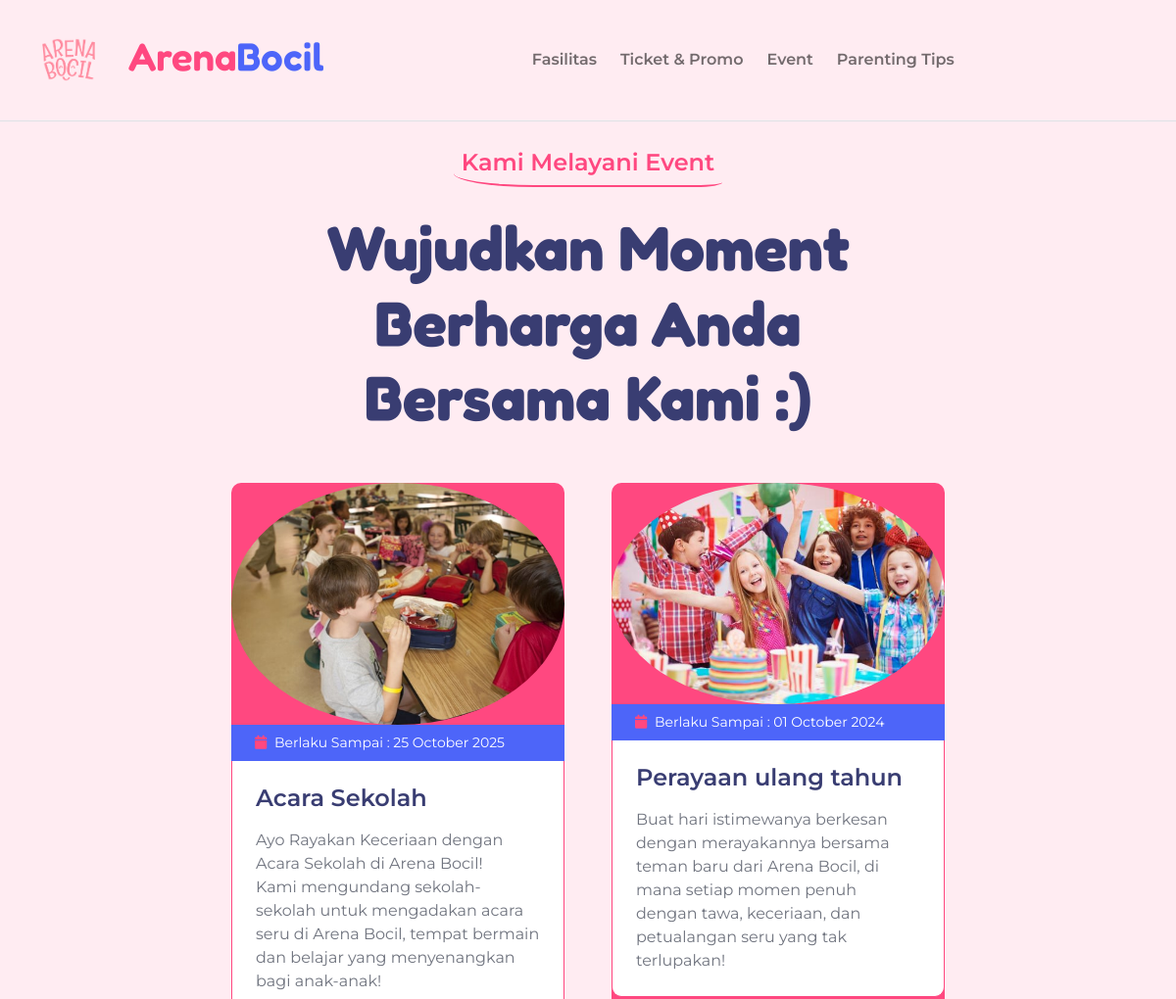
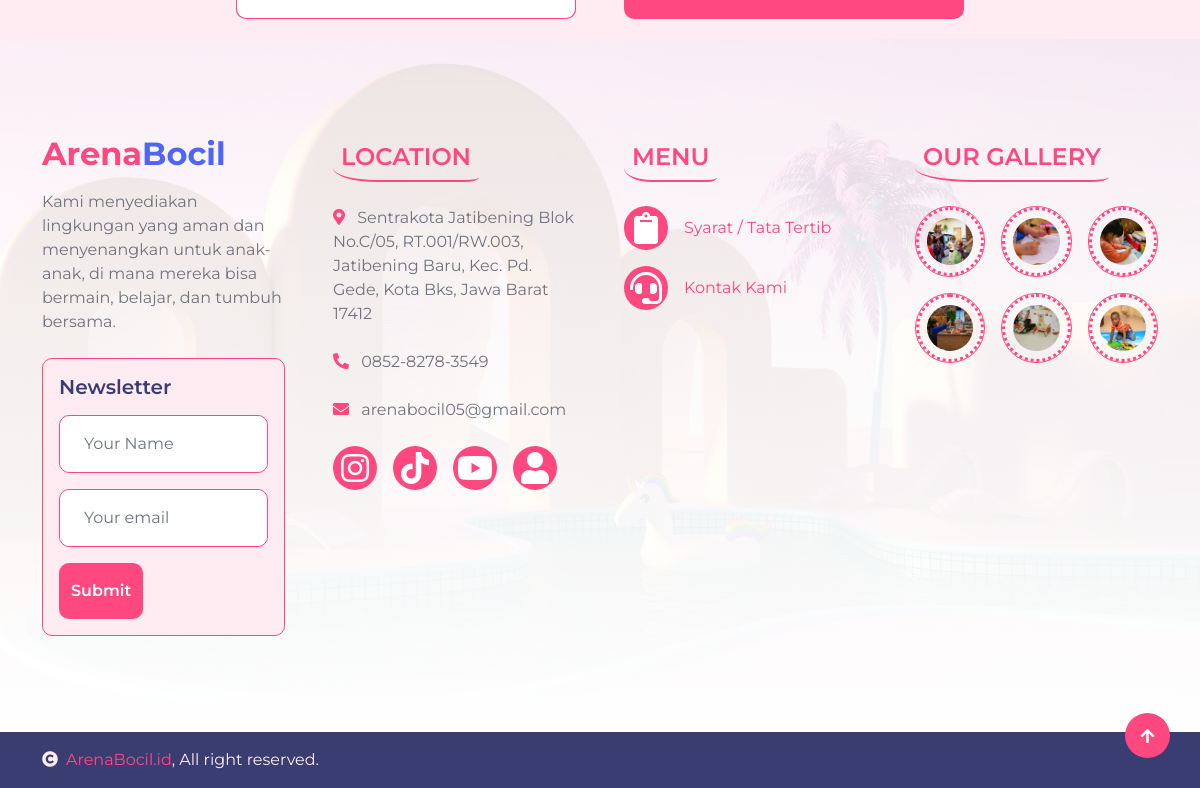
The app's page /index.php/home/events with its own data (2 pictures, top to bottom).
### tables this page shows
CREATE TABLE `event` (
  `id` int NOT NULL AUTO_INCREMENT,
  `sku` varchar(10) NOT NULL,
  `title` varchar(100) NOT NULL,
  `content` text NOT NULL,
  `t_c` text NOT NULL,
  `date_created` date NOT NULL,
  `event_start` date NOT NULL,
  `event_end` date NOT NULL,
  `img_url` varchar(50) NOT NULL,
  `status` tinyint(1) NOT NULL DEFAULT '0',
  PRIMARY KEY (`id`)
);

### application/controllers/Home.php (called while the page is built, shortened)
<?php
class Home extends CI_Controller
{
   public function events()
   {
      $events = new Event();
      $events->index();
   }
}
class Event extends CI_Controller
{
   public function __construct()
   {
      $this->load->helper('url');
      $this->load->model('Events_model', 'eventModel');
   }
   public function index()
   {
      $data['title'] = 'Events';
      $data['event'] = $this->eventModel->get_event();
      $this->load->view('base/header', $data);
      $this->load->view('base/navbar', $data);
      $this->load->view('public/news/V_news', $data);
      $this->load->view('public/news/news-js', $data);
      $this->load->view('base/footer');
   }
}

### index.php (called while the page is built, shortened)
<?php
require_once BASEPATH.'core/CodeIgniter.php';

### application/models/Events_model.php (called while the page is built, shortened)
<?php
class Events_model extends CI_Model
{
   function get_event()
   {
      $this->db->order_by('date_created', 'DESC');
      $data = $this->db->get('event')->result();
      return $data;
   }
}

### application/views/public/news/V_news.php (the view, shortened to what this page needs)
<div class="container-fluid events py-1 bg-light">
   <div class="container py-3">
      <div class="mx-auto text-center wow fadeIn" data-wow-delay="0.1s" style="max-width: 700px;">
         <h4 class="text-primary mb-4 border-bottom border-primary border-2 d-inline-block p-2 title-border-radius">Kami Melayani Event</h4>
         <h1 class="mb-5 display-3">Wujudkan Moment Berharga Anda Bersama Kami :)</h1>
      </div>
      <div class="row g-5 justify-content-center">
         <?php foreach ($event as $events) { ?>
            <div class="col-md-6 col-lg-6 col-xl-4 wow fadeIn" data-wow-delay="0.1s">
               <div class="events-item bg-primary rounded">
                  <div class="events-inner position-relative">
                     <div class="events-img overflow-hidden rounded-circle position-relative">
                        <img src="<?= base_url('assets/uploads/') ?><?= $events->img_url ?>" class="img-fluid w-100 h-80" alt="Image">
                     </div>
                     <div class="d-flex justify-content-between px-4 py-2 bg-secondary">
                        <small class="text-white">
                           <i class="fas fa-calendar me-1 text-primary"></i> Berlaku Sampai : <?= date('d F Y', strtotime($events->event_end)); ?>
                        </small>
                     </div>
                  </div>
                  <div class="events-text p-4 border border-primary bg-white border-top-0 rounded-bottom">
                     <a href="#" class="h4"><?= $events->title ?></a>
                     <p class="mb-0 mt-3"><?= $events->content ?></p>
                  </div>
               </div>
            </div>
         <?php } ?>
      </div>
   </div>
</div>

### application/views/base/header.php (shortened to what this page needs)
<!DOCTYPE html>
<html lang="en">
<head>
   <link href="https://use.fontawesome.com/releases/v5.15.4/css/all.css" rel="stylesheet">
   <link href="https://cdn.jsdelivr.net/npm/bootstrap-icons@1.4.1/font/bootstrap-icons.css" rel="stylesheet">
   <link href="https://cdn.jsdelivr.net/npm/select2@4.1.0-rc.0/dist/css/select2.min.css" rel="stylesheet" />
   <link href="<?= base_url('assets'); ?>/lib/animate/animate.min.css" rel="stylesheet">
   <link href="<?= base_url('assets'); ?>/lib/lightbox/css/lightbox.min.css" rel="stylesheet">
   <link rel="stylesheet" href="<?= base_url('assets/adminLTE'); ?>/plugins/bs-stepper/css/bs-stepper.min.css">
   <link rel="stylesheet" href="<?= base_url('assets/adminLTE') ?>/plugins/sweetalert2/sweetalert2.min.css">
   <link rel="stylesheet" href="<?= base_url('assets/adminLTE') ?>/plugins/select2/css/select2.min.css">
   <link rel="stylesheet" href="<?= base_url('assets/adminLTE') ?>/plugins/select2-bootstrap4-theme/select2-bootstrap4.min.css">
   <link rel="stylesheet" href="<?= base_url('assets/adminLTE') ?>/plugins/toastr/toastr.min.css">
   <link href="<?= base_url('assets'); ?>/lib/owlcarousel/assets/owl.carousel.min.css" rel="stylesheet">
   <link href="<?= base_url('assets/adminLTE'); ?>/plugins/tempusdominus-bootstrap-4/css/tempusdominus-bootstrap-4.min.css" rel="stylesheet">
   <link href="<?= base_url('assets'); ?>/css/bootstrap.min.css" rel="stylesheet">
   <link href="<?= base_url('assets'); ?>/css/style.css" rel="stylesheet">
</head>
<body>

### application/views/base/navbar.php (shortened to what this page needs)
<div class="container-fluid border-bottom bg-light wow fadeIn" data-wow-delay="0.1s">
   <div class="container px-0">
      <nav class="navbar navbar-light navbar-expand-xl py-3">
         <a href="<?= base_url('Home') ?>" class="navbar-brand">
            <img src="<?= base_url('assets') ?>/img/Arena Bocil_Logo.png" alt="Logo" style="width: 80px; margin-right: 5px;">
         </a>
         <a href="<?= base_url('Home') ?>" class="navbar-brand">
            <h1 class="text-primary display-6">Arena<span class="text-secondary">Bocil</span></h1>
         </a>
         <div class="collapse navbar-collapse" id="navbarCollapse">
            <div class="navbar-nav mx-auto">
               <a href="<?= base_url('Home') ?>" class="nav-item nav-link <?= ($this->uri->segment(1) == 'Home' && $this->uri->segment(2) == '') ? 'active' : '' ?>">Fasilitas</a>
               <a href="<?= base_url('Service') ?>" class="nav-item nav-link <?= ($this->uri->segment(1) == 'Service') ? 'active' : '' ?>">Ticket & Promo</a>
               <a href="<?= base_url('Home/events') ?>" class="nav-item nav-link <?= ($this->uri->segment(1) == 'Home' && $this->uri->segment(2) == 'events') ? 'active' : '' ?>">Event</a>
               <a href="<?= base_url('Home/blogs') ?>" class="nav-item nav-link <?= ($this->uri->segment(1) == 'Home' && $this->uri->segment(2) == 'blogs') ? 'active' : '' ?>">Parenting Tips</a>
            </div>
         </div>
      </nav>
   </div>
</div>

### application/views/base/footer.php (shortened to what this page needs)
<div class="container-fluid footer py-5 wow fadeIn" data-wow-delay="0.1s">
   <div class="container py-5">
      <div class="row g-5">
         <div class="col-md-7 col-lg-4 col-xl-3">
            <div class="footer-item">
               <h2 class="fw-bold mb-3"><span class="text-primary mb-0">Arena</span><span class="text-secondary">Bocil</span></h2>
               <p class="mb-4">Kami menyediakan lingkungan yang aman dan menyenangkan untuk anak-anak, di mana mereka bisa bermain, belajar, dan tumbuh bersama.</p>
               <div class="border border-primary p-3 rounded bg-light">
                  <h5 class="mb-3">Newsletter</h5>
                  <div class="row align-items-center mb-3">
                     <form id="newsletterForm" role="form">
                        <div class="position-relative col-md-12 col-lg-12 mb-3 border border-primary rounded" style="max-width: 400px;">
                           <input class="form-control border-0 w-100 py-3 ps-4 pe-5" type="text" placeholder="Your Name" id="name" name="name" required>
                        </div>
                        <div class="position-relative col-md-12 col-lg-12 border border-primary rounded" style="max-width: 400px;">
                           <input class="form-control border-0 w-100 py-3 ps-4 pe-5" type="email" placeholder="Your email" id="email" name="email" required>
                        </div>
                     </form>
                  </div>
                  <div class="row align-items-center">
                     <div class="col-auto">
                        <button type="button" class="btn btn-block btn-primary max-width py-3 text-white" onclick="submitEmail()">Submit</button>
                     </div>
                  </div>
               </div>
            </div>
         </div>
         <div class="col-md-6 col-lg-4 col-xl-3">
            <div class="footer-item">
               <h4 class="text-primary mb-4 border-bottom border-primary border-2 d-inline-block p-2 title-border-radius">LOCATION</h4>
               <div class="d-flex flex-column align-items-start">
                  <span class="text-body mb-4"><i class="fa fa-map-marker-alt text-primary me-2"></i> Sentrakota Jatibening Blok No.C/05, RT.001/RW.003, Jatibening Baru, Kec. Pd. Gede, Kota Bks, Jawa Barat 17412</span>
                  <span class="text-start rounded-0 text-body mb-4"><i class="fa fa-phone-alt text-primary me-2"></i> 0852-8278-3549</span>
                  <span class="text-start rounded-0 text-body mb-4"><i class="fas fa-envelope text-primary me-2"></i> arenabocil05@gmail.com</span>
                  <div class="footer-icon d-flex">
                     <a class="btn btn-primary btn-md-square me-3 rounded-circle text-white" href=""><i class="fab fa-instagram fa-2x"></i></a>
                     <a class="btn btn-primary btn-md-square me-3 rounded-circle text-white" href=""><i class="fab fa-tiktok fa-2x"></i></a>
                     <a href="#" class="btn btn-primary btn-md-square me-3 rounded-circle text-white"><i class="fab fa-youtube fa-2x"></i></a>
                     <a href="<?= base_url('Auth') ?>" class="btn btn-primary btn-md-square rounded-circle text-white"><i class="fas fa-user fa-2x"></i></a>
                  </div>
               </div>
            </div>
         </div>
         <div class="col-md-6 col-lg-4 col-xl-3">
            <h4 class="text-primary mb-4 border-bottom border-primary border-2 d-inline-block p-2 title-border-radius">MENU</h4>
            <div class="footer-item mb-3">
               <a href="<?= base_url('home/terms') ?>" class="d-flex align-items-center text-decoration-none">
                  <span class="btn btn-primary btn-md-square me-3 rounded-circle text-white">
                     <i class="fas fa-clipboard fa-2x"></i>
                  </span>
                  <span>Syarat / Tata Tertib</span>
               </a>
            </div>
            <div class="footer-item mb-3">
               <a href="<?= base_url('home/contacts') ?>" class="d-flex align-items-center text-decoration-none">
                  <span class="btn btn-primary btn-md-square me-3 rounded-circle text-white">
                     <i class="fas fa-headset fa-2x"></i>
                  </span>
                  <span>Kontak Kami</span>
               </a>
            </div>
         </div>
         <div class="col-md-6 col-lg-4 col-xl-3">
            <div class="footer-item">
               <h4 class="text-primary mb-4 border-bottom border-primary border-2 d-inline-block p-2 title-border-radius">OUR GALLERY</h4>
               <div class="row g-3">
                  <div class="col-4">
                     <div class="footer-galary-img rounded-circle border border-primary">
                        <img src="<?= base_url('assets') ?>/img/galary-1.jpg" class="img-fluid rounded-circle p-2" alt="">
                     </div>
                  </div>
                  <div class="col-4">
                     <div class="footer-galary-img rounded-circle border border-primary">
                        <img src="<?= base_url('assets') ?>/img/galary-2.jpg" class="img-fluid rounded-circle p-2" alt="">
                     </div>
                  </div>
                  <div class="col-4">
                     <div class="footer-galary-img rounded-circle border border-primary">
                        <img src="<?= base_url('assets') ?>/img/galary-3.jpg" class="img-fluid rounded-circle p-2" alt="">
                     </div>
                  </div>
                  <div class="col-4">
                     <div class="footer-galary-img rounded-circle border border-primary">
                        <img src="<?= base_url('assets') ?>/img/galary-4.jpg" class="img-fluid rounded-circle p-2" alt="">
                     </div>
                  </div>
                  <div class="col-4">
                     <div class="footer-galary-img rounded-circle border border-primary">
                        <img src="<?= base_url('assets') ?>/img/galary-5.jpg" class="img-fluid rounded-circle p-2" alt="">
                     </div>
                  </div>
                  <div class="col-4">
                     <div class="footer-galary-img rounded-circle border border-primary">
                        <img src="<?= base_url('assets') ?>/img/galary-6.jpg" class="img-fluid rounded-circle p-2" alt="">
                     </div>
                  </div>
               </div>
            </div>
         </div>
      </div>
   </div>
</div>
<div class="container-fluid copyright bg-dark py-3">
   <div class="container">
      <div class="row">
         <div class="col-md-6 text-center text-md-start mb-3 mb-md-0">
            <span class="text-light"><a href="#"><i class="fas fa-copyright text-light me-2"></i>ArenaBocil.id</a>, All right reserved.</span>
         </div>
      </div>
   </div>
</div>
<a href="#" class="btn btn-primary border-3 border-primary rounded-circle back-to-top"><i class="fa fa-arrow-up"></i></a>
</body>
</html>

### assets/css/style.css (style rules this page uses)
.back-to-top { position: fixed; right: 30px; bottom: 30px; display: flex; width: 45px; height: 45px; align-items: center; justify-content: center; transition: 0.5s; z-index: 99; }
h1, h2, h3, .h1, .h2, .h3 { font-weight: 200; font-family: 'Montserrat', sans-serif; }
h4, h5, h6, .h4, .h5, .h6 { font-weight: 600; font-family: 'Montserrat', sans-serif; }
.display-1, .display-2, .display-3, .display-4, .display-5, .display-6 { font-weight: 700; font-family: 'Fredoka', sans-serif; }
.display-4, .display-5, .display-6 { font-weight: 600; }
.wow, .animated { animation-duration: 2s !important; }
.btn { font-weight: 600; transition: .5s; }
.btn-md-square { width: 44px; height: 44px; }
.btn-square, .btn-sm-square, .btn-md-square, .btn-lg-square { padding: 0; display: flex; align-items: center; justify-content: center; font-weight: normal; }
.btn.btn-primary { border: 0; color: var(--bs-white); }
.title-border-radius { border-radius: 10% 30%; }
.navbar { border-bottom: 1px solid rgba(255, 255, 255, .1); }
.navbar .navbar-nav .nav-link { padding: 10px 12px; font-size: 16px; font-weight: 600; transition: .5s; }
.events .events-item { width: 100%; height: 100%; border-radius: 30%; position: relative; }
.events .events-item .events-img::after { position: absolute; content: ""; width: 100%; height: 0; top: 0; left: 0; bottom: auto; background: rgba(77, 101, 249, .7); border-radius: 10px; transition: 0.5s; }
.events .events-item .events-text a.h4, .events .events-item .events-img img { transition: 0.5s; }
.footer { background: linear-gradient(rgba(255, 255, 255, .8), rgba(255, 255, 255, 1)), url(../img/background.jpg); background-position: top center; background-repeat: no-repeat; background-size: cover; }
.footer .footer-galary-img img { width: 100%; border-style: dotted; border-color: var(--bs-primary); transition: 0.5s; }

### records on screen
event: img_url (picture), event_end "25 October 2025", title "Acara Sekolah", content "Ayo Rayakan Keceriaan dengan Acara Sekolah di Arena Bocil! Kami mengundang sekolah-sekolah untuk mengadakan acara seru di Arena Bocil, tempat bermain dan belajar yang menyenangkan bagi anak-anak!"
event: img_url (picture), event_end "01 October 2024", title "Perayaan ulang tahun", content "Buat hari istimewanya berkesan dengan merayakannya bersama teman baru dari Arena Bocil, di mana setiap momen penuh dengan tawa, keceriaan, dan petualangan seru yang tak terlupakan!"
